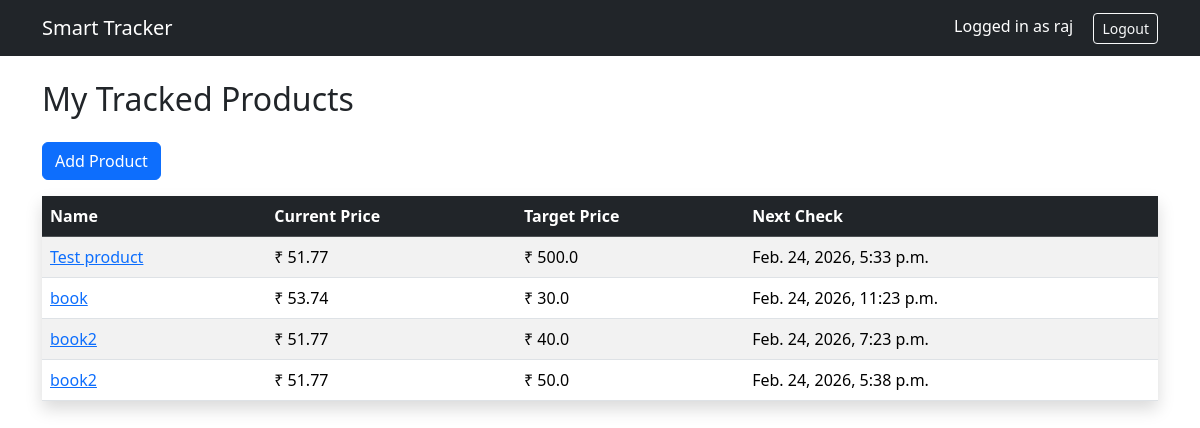
The app's page / (signed in), older data.
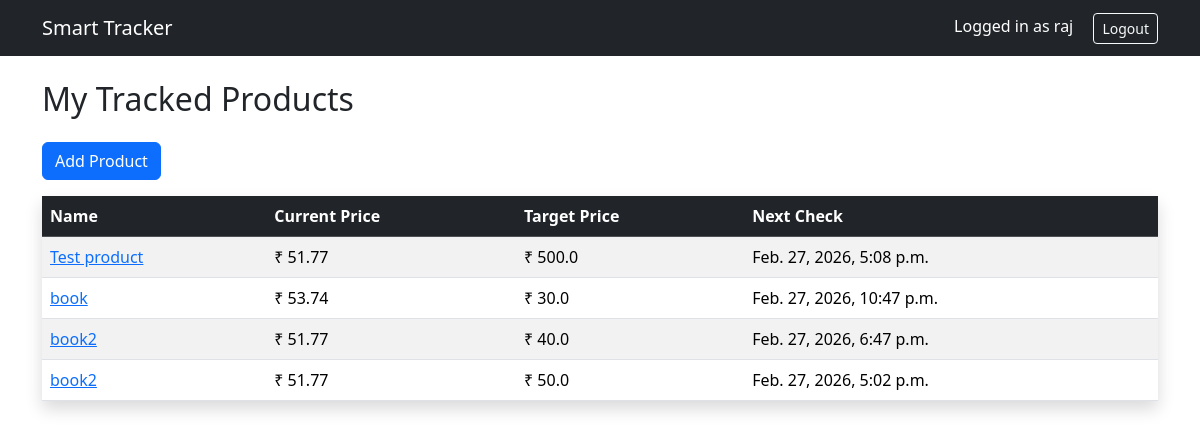
The same page, newer data.
### tracker/models.py (models this page shows)
class Product(models.Model):
    user = models.ForeignKey(User, on_delete=models.CASCADE)
    name = models.CharField(max_length=255)
    url = models.URLField()
    current_price = models.FloatField()
    target_price = models.FloatField()
    in_stock = models.BooleanField(default=True)
    last_checked = models.DateTimeField(auto_now=True)
    last_alerted_price = models.FloatField(null=True, blank=True)
    next_check_time = models.DateTimeField(default=timezone.now,db_index=True)

### tracker/views.py (the view)
# urls.py: path('', views.dashboard, name='dashboard'),
@login_required
def dashboard(request):
    products = Product.objects.filter(user=request.user)
    return render(request, 'tracker/dashboard.html', {'products': products})

### tracker/templates/tracker/dashboard.html
{% extends 'base.html' %}
{% block content %}
<h2 class="mb-4">My Tracked Products</h2>
<a href="{% url 'add_product' %}" class="btn btn-primary mb-3">Add Product</a>
<table class="table table-striped shadow">
    <thead class="table-dark">
        <tr>
            <th>Name</th>
            <th>Current Price</th>
            <th>Target Price</th>
            <th>Next Check</th>
        </tr>
    </thead>
    <tbody>
        {% for product in products %}
        <tr>
            <td>
              <a href="{% url 'product_detail' product.id %}">
                {{ product.name }}
              </a>
            </td>
            <td>₹ {{ product.current_price }}</td>
            <td>₹ {{ product.target_price }}</td>
            <td>{{ product.next_check_time }}</td>
        </tr>
        {% endfor %}
    </tbody>
</table>
{% endblock %}

Row changes from the older to the newer data that the page shows:
changed Product "Test product": next_check_time "Feb. 24, 2026, 5:33 p.m." → "Feb. 27, 2026, 5:08 p.m."
changed Product "book": next_check_time "Feb. 24, 2026, 11:23 p.m." → "Feb. 27, 2026, 10:47 p.m."
changed Product: next_check_time "Feb. 24, 2026, 7:23 p.m." → "Feb. 27, 2026, 6:47 p.m."
changed Product: next_check_time "Feb. 24, 2026, 5:38 p.m." → "Feb. 27, 2026, 5:02 p.m."
